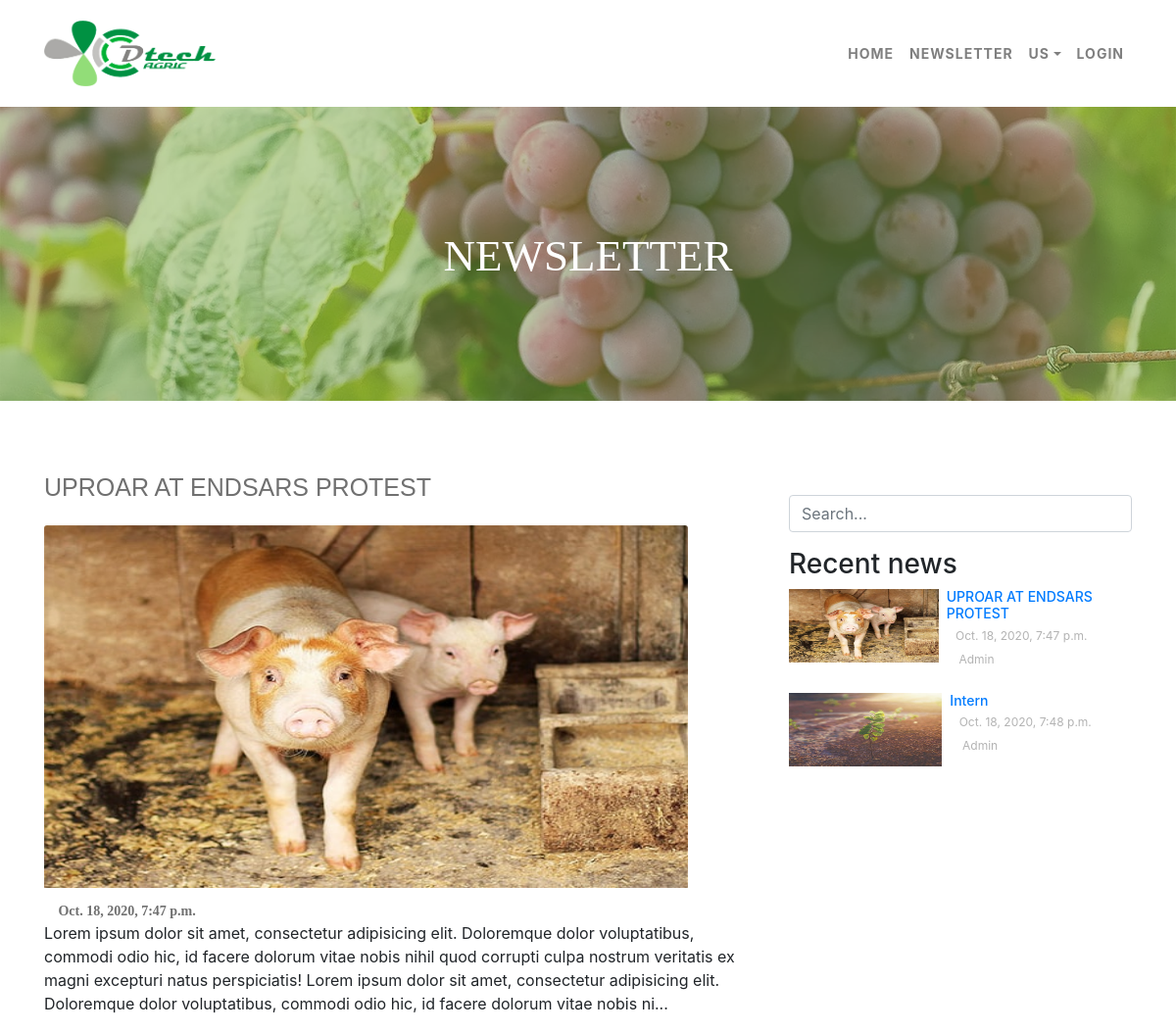
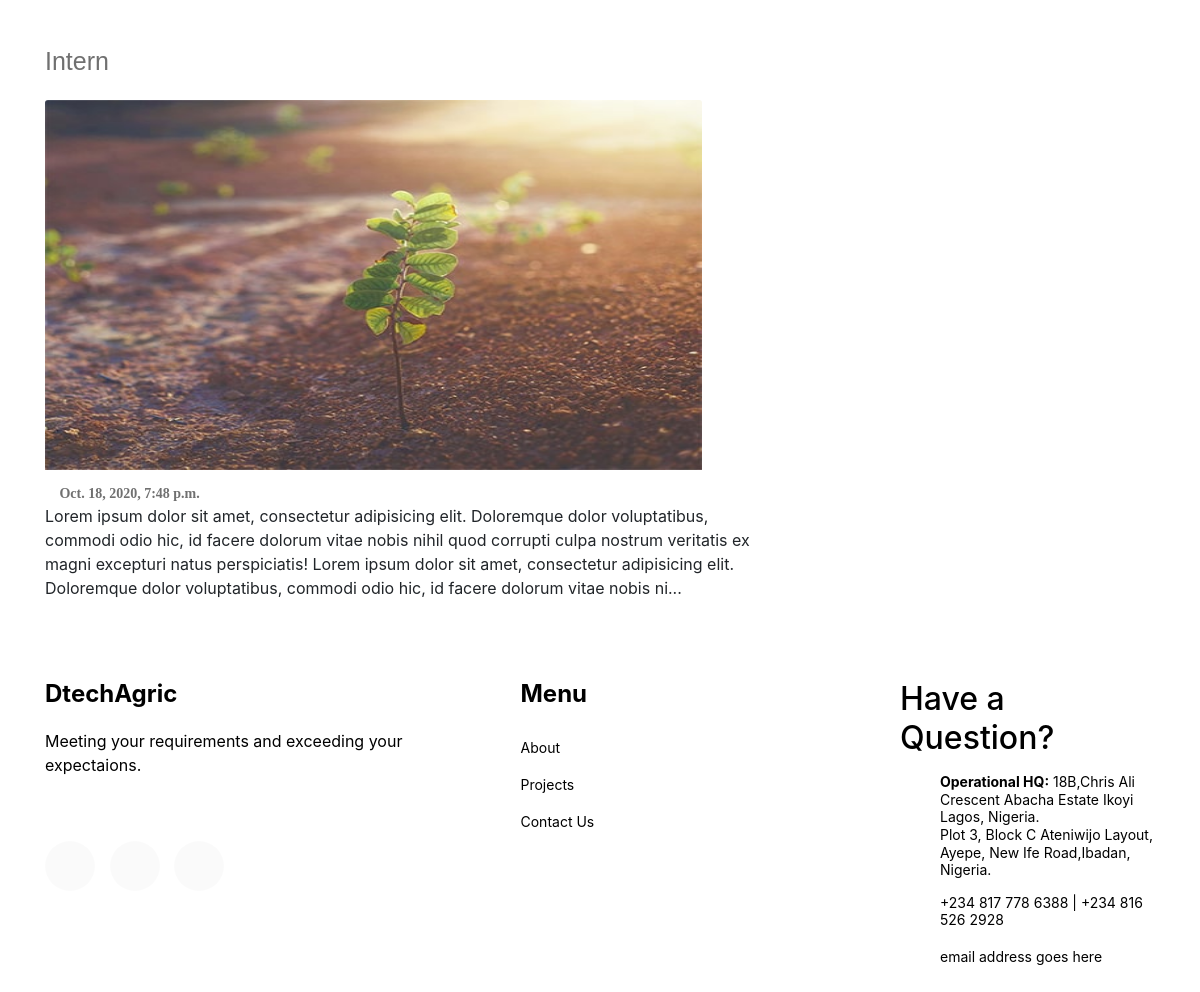
The page /newsletter/ on the database its author committed (2 pictures, top to bottom).
### newsletter/models.py (models this page shows, shortened)
class Article(models.Model):
    title = models.CharField(max_length=100)
    slug = models.SlugField()
    body = models.TextField()
    thumb = models.ImageField(default=None, upload_to="media/")
    date = models.DateTimeField(auto_now_add= True)
    def snapshot(self):
        return self.body[:360] + '...'

### newsletter/views.py (the view)
# urls.py: path('', views.newspage, name='art_list'),
def newspage(request):
    collection = Article.objects.all().order_by('date')
    return render(request, 'newsletter.html', {'art':collection} )

### newsletter/templates/newsletter.html (shortened to what this page needs)
{% extends 'gtemplate.html' %}
{%load static%}
{% block content %}
    <section>
        <section>
            <div class="news-image" style="background-image: url({% static 'img/bg/15.jpg' %});">
            <div class="overlay"></div>
                <div class="row slider-text justify-content-center align-items-center" data-scrollax-parent="true">
                    <div class="col-sm-12 text-center" id="news-header-text">
                        <h1 class="mb-3">NEWSLETTER</h1>
                    </div>
                </div>
            </div>
        </section>
        <div class="container mt-5" >
            <div class="row">
                <div class="col-lg-8 " style="margin-top: 25px;">
                    <div class="row">
                        {% for item in art %}
                            <div class=" article-area col-md-12 mb-5">
                                <h5 class="card-title text-left mb-4">
                                    <a href="{% url 'newsletter:art_details' slug=item.slug  %}">{{item.title}}</a>
                                </h5>
                                <div class="card">
                                    <img src="{{item.thumb.url}}" class="card-img-top" alt="">
                                    <div class="card-body" id="card-body">
                                        <span class="icon-calendar">&nbsp;{{item.date}}</span>
                                        <p class="card-left">
                                            {{item.snapshot}}
                                        </p>
                                    </div>
                                </div>
                            </div>
                        {% endfor %}
                    </div>
                </div>
                <div class="sidebar col-lg-4 mt-5 ">
                    <div class="sidebar-box">
                        <form action="#" class="search-form">
                        <div class="form-group">
                            <input type="text" class="form-control" placeholder="Search...">
                        </div>
                        </form>
                    </div>
                    <div class="sidebar-box">
                        <h3 class="heading">Recent news</h3>
                        {% for item in art %}
                            <div class="block-21 mb-4 d-flex">
                                <img class="recent-news-img mr-2" src="{{item.thumb.url}}" alt="">
                                <div class="text">
                                    <h3 class="heading-1 text-muted"><a href="#">{{item.title}}</a></h3>
                                    <div class="meta">
                                        <div><a href="#"><span class="icon-calendar"></span>{{item.date}}</a></div>
                                        <div><a href="#"><span class="icon-person"></span> Admin</a></div>
                                    </div>
                                </div>
                            </div>
                        {% endfor %}
                    </div>
                </div>
            </div>
        </div>
    </section>
{% endblock %}

### assets/css/icomoon.css (style rules this page uses)
[class^="icon-"], [class*=" icon-"] { font-family: 'icomoon' !important; speak: none; font-style: normal; font-weight: normal; font-variant: normal; text-transform: none; line-height: 1; -webkit-font-smoothing: antialiased; -moz-osx-font-smoothing: grayscale; }
.icon-calendar:before { content: "\f073"; }
.icon-person:before { content: "\e7fd"; }

### assets/css/main.css (style rules this page uses)
.overlay { position: absolute; top: 0; left: 0; right: 0; bottom: 0; content: ''; opacity: .5; width: 100%; background: transparent; }
.news-image { background-size: cover; background-repeat: no-repeat; background-position: center center; height: 300px; position: relative; }
.overlay { position: absolute; top: 0; left: 0; right: 0; bottom: 0; content: ''; opacity: .5; width: 100%; background: #82ae46; }
#news-header-text { margin-top: 10%; }
#news-header-text h1 { font-size: 8vw; color: #fff; font-size: 45px; line-height: 1.3; font-weight: 400; font-family: "Amatic SC", cursive; }
.article-area h5 { font-family:"Karla", sans-serif; color: #707070; font-size:25px; text-transform: capitalize; }
.article-area h5 a { color: #707070; }
.article-area .card p { font-size: 16px; }
.article-area .card img { height:370px; width:90%; }
.article-area .card #card-body { padding: 0; margin-top: 10px; }
.article-area .card span { font-size: 14px; font-weight: bold; color: #707070; }
.sidebar-box .block-21 img { height:75px; width:50%; }
.block-21 .text .heading-1 { font-size:14px; margin-bottom: 0px; }
.meta div { display: inline-block; margin-right: 5px; margin-bottom: 1px; font-size: 12px; font-weight: 400; }
.meta div a { color:rgba(0, 0, 0, 0.301); font-size: 12px; }

### rows shown on the page
Article: title "UPROAR AT ENDSARS PROTEST", thumb (picture), date "Oct. 18, 2020, 7:47 p.m.", snapshot "Lorem ipsum dolor sit amet, consectetur adipisicing elit. Doloremque dolor voluptatibus, commodi odio hic, id facere dolorum vitae nobis nihil quod corrupti culpa nostrum veritatis ex magni excepturi natus perspiciatis! Lorem ipsum dolor sit amet, consectetur adipisicing elit. Doloremque dolor voluptatibus, commodi odio hic, id facere dolorum vitae nobis ni..."
Article: title "Intern", thumb (picture), date "Oct. 18, 2020, 7:48 p.m.", snapshot "Lorem ipsum dolor sit amet, consectetur adipisicing elit. Doloremque dolor voluptatibus, commodi odio hic, id facere dolorum vitae nobis nihil quod corrupti culpa nostrum veritatis ex magni excepturi natus perspiciatis! Lorem ipsum dolor sit amet, consectetur adipisicing elit. Doloremque dolor voluptatibus, commodi odio hic, id facere dolorum vitae nobis ni..."
